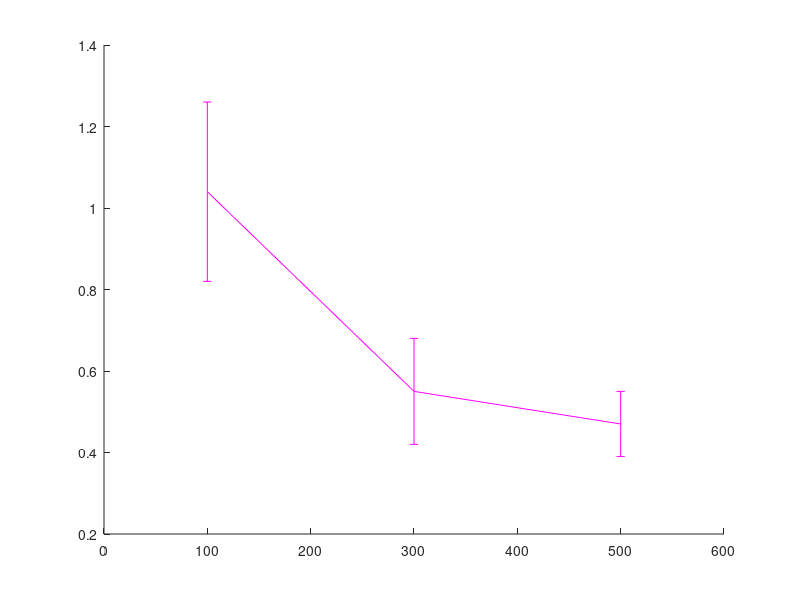

Recreate this plot in MATLAB. (Note: this script raises an error after producing the figure.)
axisN=10*[10 30 50];

svl=[1.04 0.55 0.47];
cov1=[0.22 0.13 0.08];
sv2=[0.72 0.47 0.39];
cov2=[0.07 0.04 0.02];
sv3=[0.68 0.52 0.45];
cov6=[0.05 0.02 0.02];
svm_2k=[0.65 0.48 0.44];
cov4=[0.03 0.06 0.01];
mvmed=[0.66 0.45 0.39];
cov3=[0.04 0.01 0.01];


clf
errorbar(axisN,svl,cov1,'m-','LineWidth',1.5);
hold on
errorbar(axisN,sv2,cov2,'b-v','LineWidth',1.5);
hold on
errorbar(axisN,sv3,cov6, 'g-<','LineWidth',1.5);
hold on
errorbar(axisN,svm_2k,cov4,'k-*','LineWidth',1.5) 
hold on
errorbar(axisN,mvmed,cov3,'r-o','LineWidth',1.5);
% hold on
% errorbar(axisN,medmk,cov5,'b-s');
 

h=gca;
set(h,'FontSize',16);
xlabel('Training Set Size');
ylabel('RMSE');
legend('sGPR','MTGP','COGP','VGPDS','VDM-GPDS');
print -depsc 7.eps
%%

